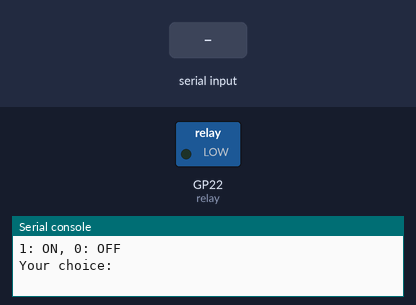
A program run on a simulated Raspberry Pi Pico running CircuitPython. On the bench: switched loads named in the program (green lamp = pin HIGH), the last lines printed to the serial console. Inputs (shaded band) come from the test bench.

Above: at 1.2 s.
1.3 s: "1" typed at the serial console, then Enter
At 2.2 s:
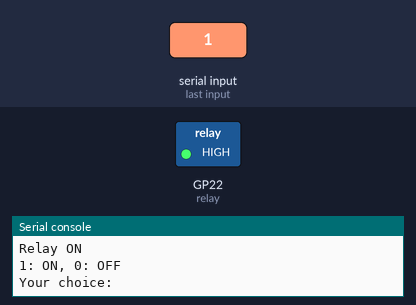
2.8 s: "0" typed at the serial console, then Enter
At 3.3 s:
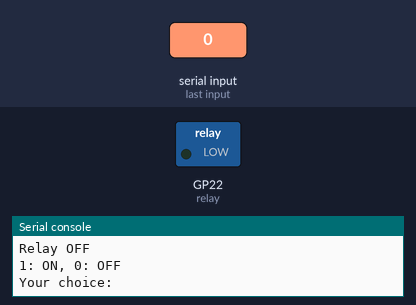
Timing chart, 0 to 5.8 s (numbered marks = the images above; inputs shaded):
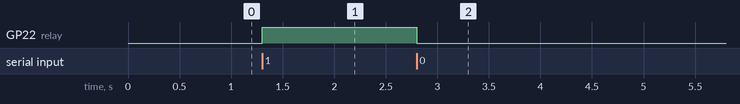

Measured:
- after the input at 1.3 s, GP22 (relay): LOW → HIGH at once
- after the input at 2.8 s, GP22 (relay): HIGH → LOW at once

The program:

02-RELAY_MODULE.py
```python
import board, digitalio

relay = digitalio.DigitalInOut(board.GP22)
relay.direction = digitalio.Direction.OUTPUT

while True:
    user_input = input("1: ON, 0: OFF \nYour choice: ")
    state = int(user_input)

    if state == 0:
        print("Relay OFF")
        relay.value = False
    elif state == 1:
        print("Relay ON")
        relay.value = True
    else:
        print("Invalid input. Please enter 0 for OFF or 1 for ON.")
```
